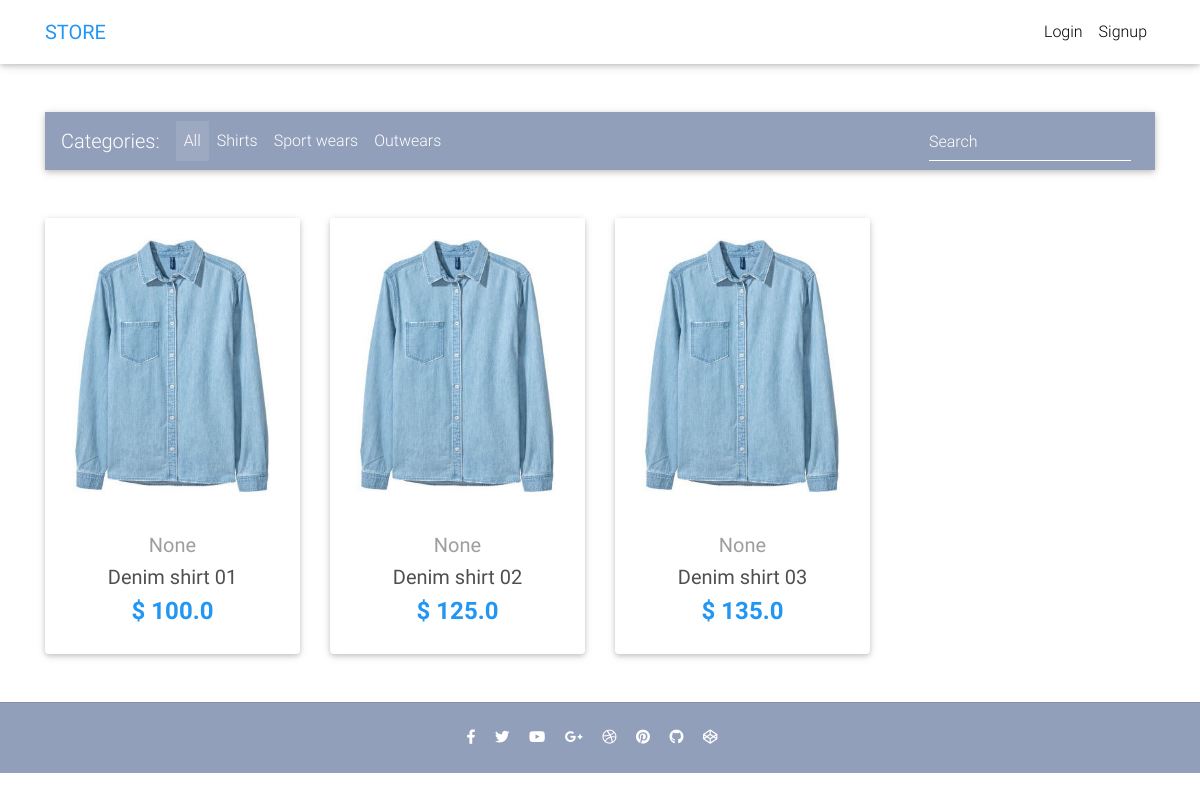
The page / on the database its author committed.
### core/models.py (models this page shows, shortened)
class Item(models.Model):
    title = models.CharField(max_length=100)
    price = models.FloatField()
    discount_price = models.FloatField(blank=True, null=True)
    category = models.CharField(choices=CATEGORY_CHOICES, max_length=2, blank=True, null=True)
    label = models.CharField(choices=LABEL_CHOICES, max_length=1, blank=True, null=True)
    slug = models.SlugField()
    description = models.TextField()
    image = models.ImageField()
    def get_absolute_url(self):
        return reverse("core:product", kwargs={
            'slug': self.slug
        })

### core/views.py (the view)
# urls.py: path('', HomeView.as_view(), name='home'),
class HomeView(ListView):
    model = Item
    paginate_by = 10
    template_name = "home.html"

### templates/home.html (shortened to what this page needs)
{% extends "base.html" %}
{% block content %}
<main>
  <div class="container">
    <nav class="navbar navbar-expand-lg navbar-dark mdb-color lighten-3 mt-3 mb-5">
      <span class="navbar-brand">Categories:</span>
      <div class="collapse navbar-collapse" id="basicExampleNav">
        <ul class="navbar-nav mr-auto">
          <li class="nav-item active">
            <a class="nav-link" href="#">All
            </a>
          </li>
          <li class="nav-item">
            <a class="nav-link" href="#">Shirts</a>
          </li>
          <li class="nav-item">
            <a class="nav-link" href="#">Sport wears</a>
          </li>
          <li class="nav-item">
            <a class="nav-link" href="#">Outwears</a>
          </li>
        </ul>
        <form class="form-inline">
          <div class="md-form my-0">
            <input class="form-control mr-sm-2" type="text" placeholder="Search" aria-label="Search">
          </div>
        </form>
      </div>
    </nav>
    <section class="text-center mb-4">
      <div class="row wow fadeIn">
        {% for item in object_list %}
        <div class="col-lg-3 col-md-6 mb-4">
          <div class="card">
            <div class="view overlay">
              <img src="{{ item.image.url }}" class="card-img-top">
            </div>
            <div class="card-body text-center">
              <a href="" class="grey-text">
                <h5>{{ item.get_category_display }}</h5>
              </a>
              <h5>
                  <a href="{{ item.get_absolute_url }}" class="dark-grey-text">{{ item.title }}
                  </a>
              </h5>
              <h4 class="font-weight-bold blue-text">
                <strong>$
                {% if item.discount_price %}
                {{ item.discount_price }}
                {% else %}
                {{ item.price }}
                {% endif %}
                </strong>
              </h4>
            </div>
          </div>
        </div>
        {% endfor %}
      </div>
    </section>
  </div>
</main>
{% endblock content %}

### templates/base.html (style rules this page uses)
html, body, header, .carousel { height: 60vh; }

### rows shown on the page
Item: image (picture), category "None", title "Denim shirt 01", discount_price "100.0"
Item: image (picture), category "None", title "Denim shirt 02", discount_price "125.0"
Item: image (picture), category "None", title "Denim shirt 03", discount_price "135.0"
